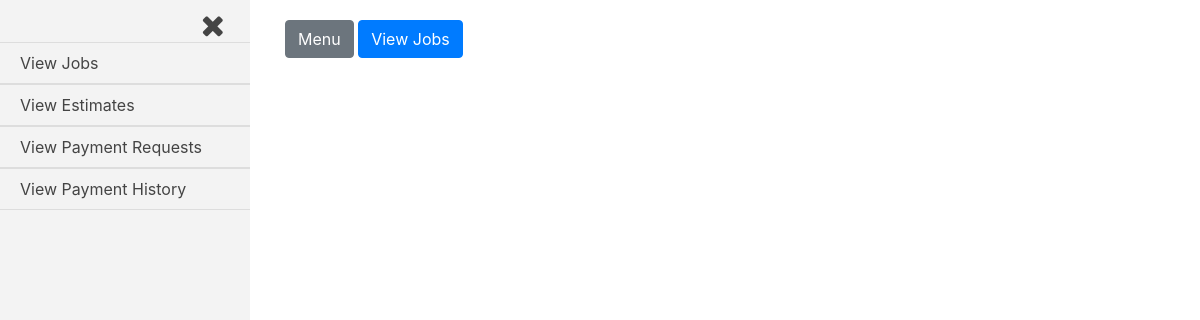
Before: /jobs_admin/proposed_jobs (signed in) with the older database file.
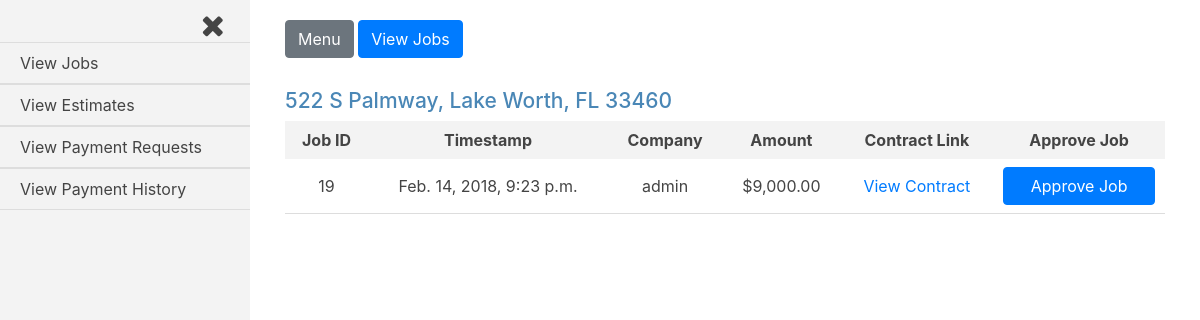
After: the same page with the newer database file.
### jobs/models.py (models this page shows, shortened)
class House(models.Model):
    address = models.CharField(max_length=250)
    companies = models.ManyToManyField(settings.AUTH_USER_MODEL, through='Current_Worker')
    proposed_jobs = models.BooleanField(default=False)
    pending_payments = models.BooleanField(default=False)
    payment_history = models.BooleanField(default=False)
    def __str__(self):
        return self.address

class Job(models.Model):
    house = models.ForeignKey(House, on_delete=models.CASCADE)
    company = models.ForeignKey(settings.AUTH_USER_MODEL, on_delete=models.CASCADE,)
    start_amount = models.DecimalField(max_digits=8, decimal_places=2, default=0.00)
    start_date = models.DateTimeField(auto_now_add=True, blank=True)
    total_paid = models.DecimalField(max_digits=8, decimal_places=2, default=0.00)
    approved = models.BooleanField(default=False)
    def generate_filename(self, filename):
        file_path = 'uploads/{}/{}'.format(str(self.house.address), str(filename))
        return file_path
    document_link = models.FileField(upload_to=generate_filename)

### jobs_admin/views.py (the view)
# urls.py: path('proposed_jobs', views.proposed_jobs, name='proposed_jobs'),
@login_required
def proposed_jobs(request):
    current_user = request.user
    if current_user.is_active and current_user.is_staff:
        houses = House.objects.filter(proposed_jobs=True)
        jobs = Job.objects.filter(approved=False)
        form = Approve_Job()
        template = loader.get_template('jobs_admin/proposed_jobs.html')
        context = {
            'houses': houses,
            'jobs': jobs,
            'current_user': current_user,
            'form': form
        }
        if request.method == 'POST':
            form = Approve_Job(request.POST)
            if form.is_valid():
                job_id = int(request.POST.get('job_id'))
                address = str(request.POST.get('job_house'))
                house = House.objects.filter(address=address)
                Job.objects.filter(id=job_id).update(approved=True)
                current_worker = Current_Worker(house=house[0], company=current_user, current=True)
                current_worker.save()
                """if there are no more unapproved jobs for a house,
                set proposed_jobs=False for that specific house
                """
                unapproved_jobs = Job.objects.filter(house=house[0], approved=False)
                if not unapproved_jobs:
                    House.objects.filter(address=address).update(proposed_jobs=False)
        else:
            form = Approve_Job()
        return HttpResponse(template.render(context, request))
    else:
        return HttpResponseRedirect('/accounts/login')

### jobs_admin/forms.py
class Approve_Job(ModelForm, forms.Form):
    class Meta:
        model = Job
        exclude = ['house', 'company', 'start_amount', 'start_date', 'total_paid', 'document_link', 'approved']
        widgets = {
        }
        labels = {
        }

### jobs_admin/templates/jobs_admin/proposed_jobs.html (shortened to what this page needs)
{% extends 'base_login_admin.html' %}
{% load humanize %}
{% load static %}
{% block content %}
{% for house in houses %}
<div class="job-container">
  <div class="house">
    <h3 class="house-address">{{house.address}}</h3>
  </div>
  <table class="job-summary">
    <tr class="job-headings">
      <th>Job ID</th>
      <th>Timestamp</th>
      <th>Company</th>
      <th>Amount</th>
      <th>Contract Link</th>
      <th>Approve Job</th>
    </tr>
    {% for job in jobs %}
      {% if job.house.address == house.address %}
    <tr class="job-info">
      <td>{{job.id}}</td>
      <td>{{job.start_date}}</td>
      <td>{{job.company}}</td>
      <td>${{job.start_amount|intcomma}}</td>
      <td><a href="{{job.document_link.url}}">View Contract</a></td>
      <td>
        <form class="approve-job-form" action="" method="post">
          {% if request.user.is_superuser %}
          <input class="btn btn-primary approve-job" type="submit" name="" value="Approve Job">
          {% endif %}
        </form>
      </td>
    </tr>
      {% endif %}
    {% endfor %}
  </table>
</div>
{% endfor %}
{% endblock content %}

Changed rows visible on the page:
now on this page (row edited): House: address "522 S Palmway, Lake Worth, FL 33460"
added Job: id "19", start_date "Feb. 14, 2018, 9:23 p.m.", company "admin", start_amount "9,000.00"
